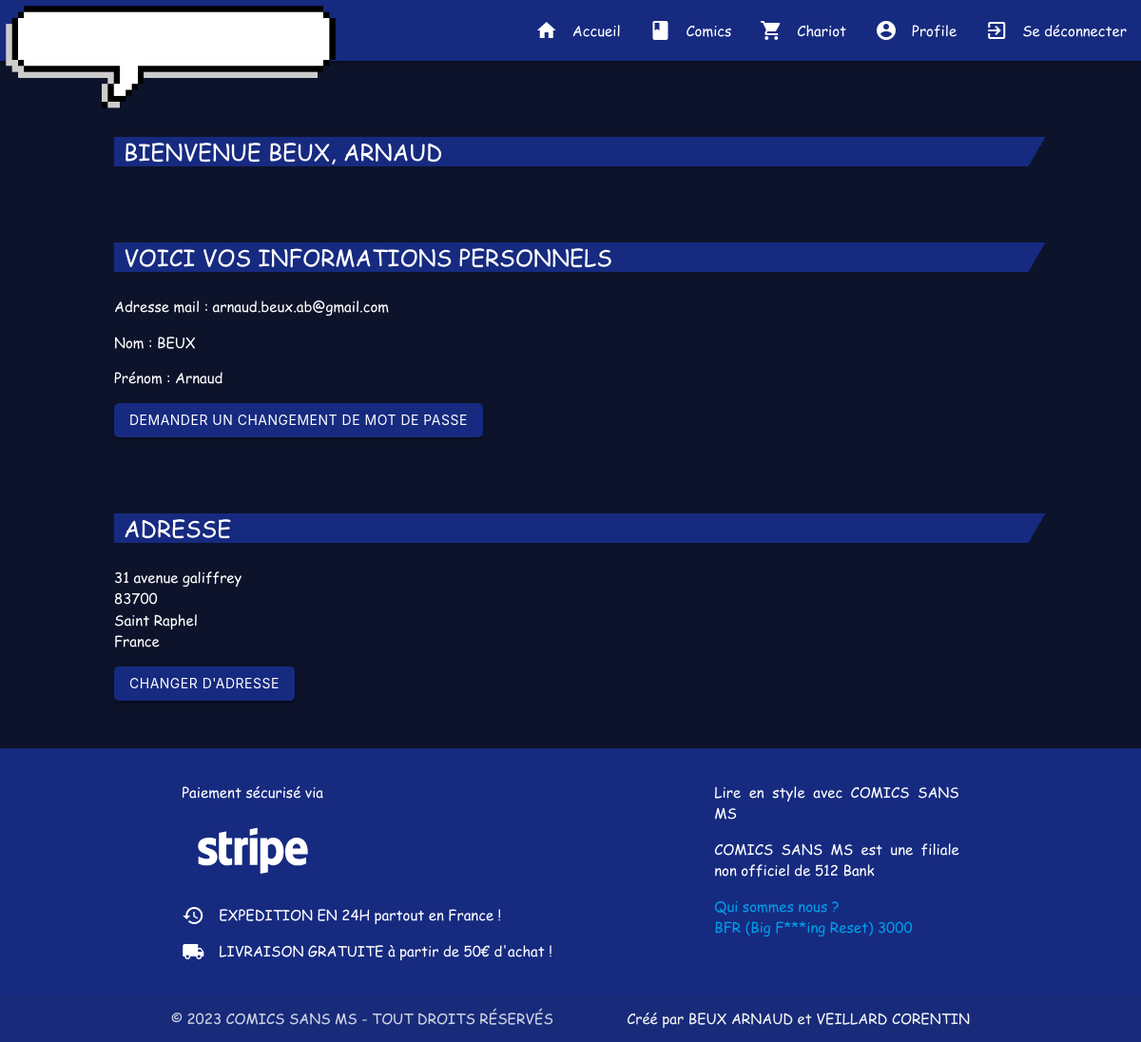
Page /userProfile.php (signed in) on the committed database.
### tables this page shows
CREATE TABLE client(
                       id INTEGER PRIMARY KEY,
                       name varchar(255) not null,
                       email varchar(255) not null,
                       password varchar(255) not null,
                       address varchar(255) not null,
                       city varchar(255) not null,
                       zip_code varchar(255) not null,
                       country varchar(255) not null
, firstName varchar(255));

### SqlApi.php (called while the page is built, shortened)
<?php
class SqlApi
{
    public function __construct()
    {
        $this->db = new PDO("sqlite:database.db");
        $this->db->setAttribute(PDO::ATTR_DEFAULT_FETCH_MODE, PDO::FETCH_ASSOC);
        $this->db->setAttribute(PDO::ATTR_ERRMODE, PDO::ERRMODE_EXCEPTION);
    }
    public function getUser(mixed $email, mixed $ashPassword)
    {
        $stmt = $this->db->prepare("SELECT * FROM client WHERE email=:email AND password=:password", [PDO::ATTR_CURSOR => PDO::CURSOR_FWDONLY]);
        $stmt->execute(array('email' => $email, 'password' => $ashPassword));
        return $stmt->fetch();
    }
}

### userProfile.php (the view, shortened to what this page needs)
<?php
require_once "head.php";
require_once "header.php";
require_once "SqlApi.php";
$sql = new SqlApi();
if (isset($_POST['password'])) {
    $email = filter_input(INPUT_POST, 'email', FILTER_SANITIZE_EMAIL);
    if (strlen($_POST['password']) > 50) {
        $_SESSION['error'] = "Password too long";
        header("Location: connexion.php");
        exit(0);
    }
    $ashPassword = hash('sha256', $_POST['password']);
} else {
    if (isset($_SESSION['password']) && isset($_SESSION['email'])) {
        $ashPassword = $_SESSION['password'];
        $email = $_SESSION['email'];
    } else {
        header("Location: connexion.php");
        exit(0);
    }
}
$result = $sql->connectUser($email, $ashPassword);
if (!$result) {
    $_SESSION['error'] = "Wrong password";
    header("Location: connexion.php");
    exit(0);
} else {
    $user = $sql->getUser($email, $ashPassword);
}
?>
<main>
    <h1>Bienvenue <?php echo $user["name"] . ", " . $user["firstName"] ?> <span
                class="sprt s-category-border-rr inline-block"></span></h1>
    <div class="user-info">
        <h1>Voici vos informations personnels<span class="sprt s-category-border-rr inline-block"></span></h1>
        <p>Adresse mail : <?php echo $user["email"] ?></p>
        <p>Nom : <?php echo $user["name"] ?></p>
        <p>Prénom : <?php echo $user["firstName"] ?></p>
        <button class="btn waves-effect" onclick="window.location.href='changeUserPassword.php'">Demander un changement
            de mot de passe
        </button>
        <h1>Adresse<span class="sprt s-category-border-rr inline-block"></span></h1>
        <p><?php echo $user["address"] ?><br><?php echo $user["zip_code"] ?><br><?php echo $user["city"] ?>
            <br>
            <?php echo $user["country"] ?></p>
        <button class="btn waves-effect" onclick="window.location.href = 'changeUserAddress.php';">Changer d'adresse
        </button>
    </div>
</main>
<?php
require_once "footer.php";
?>

### head.php (shortened to what this page needs)
<!doctype html>
<html lang="en">
<head>
    <link rel="stylesheet" href="https://cdnjs.cloudflare.com/ajax/libs/materialize/1.0.0/css/materialize.min.css">
    <link rel="stylesheet" href="assets/css/base.css">
</head>

### header.php (shortened to what this page needs)
<header>
    <div>
        <nav>
            <div class="nav-wrapper">
                    <a href="index.php" class="brand-logo left"><img src="assets/images/logo.gif" alt="" width="70%"></a>
                <ul class="right hide-on-med-and-down">
                    <li><a href="index.php"><i class="material-icons left">home</i>Accueil</a></li>
                    <li><a href="products.php"><i class="material-icons left">book</i>Comics</a></li>
                    <li><a href="cart.php"><i class="material-icons left">shopping_cart</i>Chariot</a></li>
                    <?php
                    if (isset($_SESSION['email'])) {
                        echo "<li><a href='connexion.php'><i class='material-icons left'>account_circle</i>Profile</a></li>";
                        echo "<li><a href='logout.php'><i class='material-icons left'>exit_to_app</i>Se déconnecter</a></li>";
                    } else {
                        echo "<li><a href='connexion.php'><i class='material-icons left'>account_circle</i>Se connecter</a></li>";
                    }
                    ?>
                    </ul>
                <ul class="right hide-on-med-and-down">
                                    <form action="search.php" method="get">
                        <div class="input-field">
                            <input id="search" type="search" name="search" required>
                            <label class="label-icon" for="search"><i class="material-icons">search</i></label>
                            <i class="material-icons">close</i>
                        </div>
                    </form>
                </ul>
            </div>
        </nav>
    </div>
</header>

### footer.php (shortened to what this page needs)
<footer class="page-footer">
    <div class="container">
        <div class="row">
            <div class="col l6 s12">
                <p>Paiement sécurisé via</p>
                <img src="assets/images/Stripe%20wordmark%20-%20white.svg" alt="" width="150">
                <p><i class="material-icons left">history</i>EXPEDITION EN 24H partout en France !</p><p><i class="material-icons left">local_shipping</i>LIVRAISON GRATUITE à partir de 50€ d'achat !</p>
            </div>
            <div class="col l4 offset-l2 s12">
                <p>Lire en style avec COMICS SANS MS</p>
                <p>COMICS SANS MS est une filiale non officiel de 512 Bank</p>
                <a href="about.php">Qui sommes nous ?</a>
                <br>
                <a href="resetator.php">BFR (Big F***ing Reset) 3000</a>
            </div>
        </div>
    </div>
    <div class="footer-copyright">
        <div class="container">
            © 2023 COMICS SANS MS - TOUT DROITS RÉSERVÉS
            <a class="grey-text text-lighten-4 right">Créé par BEUX ARNAUD et VEILLARD CORENTIN</a>
        </div>
    </div>
</footer>

### assets/css/base.css (style rules this page uses)
:root { --color-primary: #162a80; --color-secondary: #0d132a; --color-tertiary: #1d3365; --text: #fff; }
html { box-sizing: border-box; scroll-behavior: smooth; }
main { flex: 1 0 auto; }
.material-icons { color: var(--text); line-height: 1; }
.sprt { position: absolute; top: 0; right: -19px; }
.s-category-border-rr { width: 19px; height: 31px; background-position: -403px -5px; }
.sprt { background-image: url("../images/sprt.png"); background-color: transparent; background-repeat: no-repeat; }
h1 { position: relative; background: var(--color-primary); color: #ffffff; font-family: "Comic Sans MS", sans-serif; height: 31px; line-height: 31px; padding: 0 5px 0 10px; font-size: 24px; text-transform: uppercase; margin-top: 80px; }
input[type="search"] { color: var(--text); }
.btn { background-color: var(--color-primary); color: var(--text); border-radius: 5px; cursor: pointer; }
p { text-align: justify; }
main { margin: 0 auto; width: 80%; }
nav { background-color: var(--color-primary); }
.page-footer { background-color: var(--color-primary); margin-top: 50px; }

### rows in the picture
client: name "BEUX", firstName "ARNAUD", email "arnaud.beux.ab@gmail.com", firstName "Arnaud", address "31 avenue galiffrey", zip_code "83700", city "Saint Raphel", country "France"
